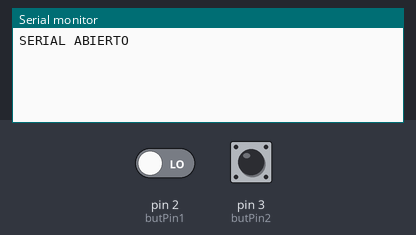
This sketch was run on a simulated Arduino Uno, built with avr-gcc and run on an emulated ATmega328P. On the bench: the last lines printed to the serial monitor. The test bench sets the inputs (shaded band); at power-on: pin 3 (butPin2) LOW, pin 2 (butPin1) LOW.

Above: at 1.2 s.
1.3 s: pin 3 (butPin2) pulled HIGH for 0.15 s
At 1.8 s:
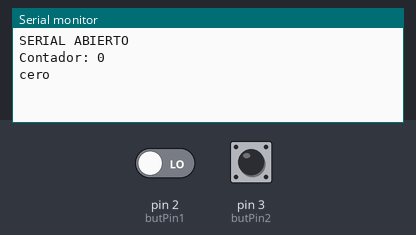
2.9 s: pin 2 (butPin1) driven HIGH and pin 3 (butPin2) driven HIGH
At 3.8 s:
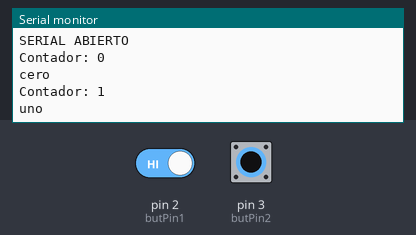

The sketch:

practica4.2.ino
```cpp
const int butPin1 = 2;
const int butPin2 = 3;
int p10;
int p1;

int p20;
int p2;

long cont=0;


void setup() {
  Serial.begin(9600);
  pinMode(butPin1, INPUT);
  pinMode(butPin2, INPUT);
  while(!Serial);
  Serial.println("SERIAL ABIERTO");
  p10 = 0;
  p20 = 0;
}

void loop() {
  p1 = digitalRead(butPin1);
  p2 = digitalRead(butPin2);
  if(p1 == 1){
      if(p10 == 0){
          //PICO SUBIDA
          cont++;
          if(cont == 10) cont-=10;
          delay(20);
        }
    }
    if(p2 == 1){
      if(p20 == 0){
          //PICO SUBIDA
          Serial.print("Contador: ");
          Serial.println(cont);
          printNum(cont);
          cont = 0;
          delay(20);
        }
    }

p10 = p1;
p20 = p2;

delay(1);
}
```

numaLet.ino
```cpp
char printNum(int num){
  String numero[] = {"cero", "uno", "dos", "tres", "cuatro", "cinco", "seis", "siete", "ocho", "nueve"};
  Serial.println(numero[num]);
  return 1;
}
```

Measured:
- after the input at 1.3 s, the serial monitor: prints a new line at once (image 1)
- after the input at 2.9 s, the serial monitor: prints a new line at once (image 2)
